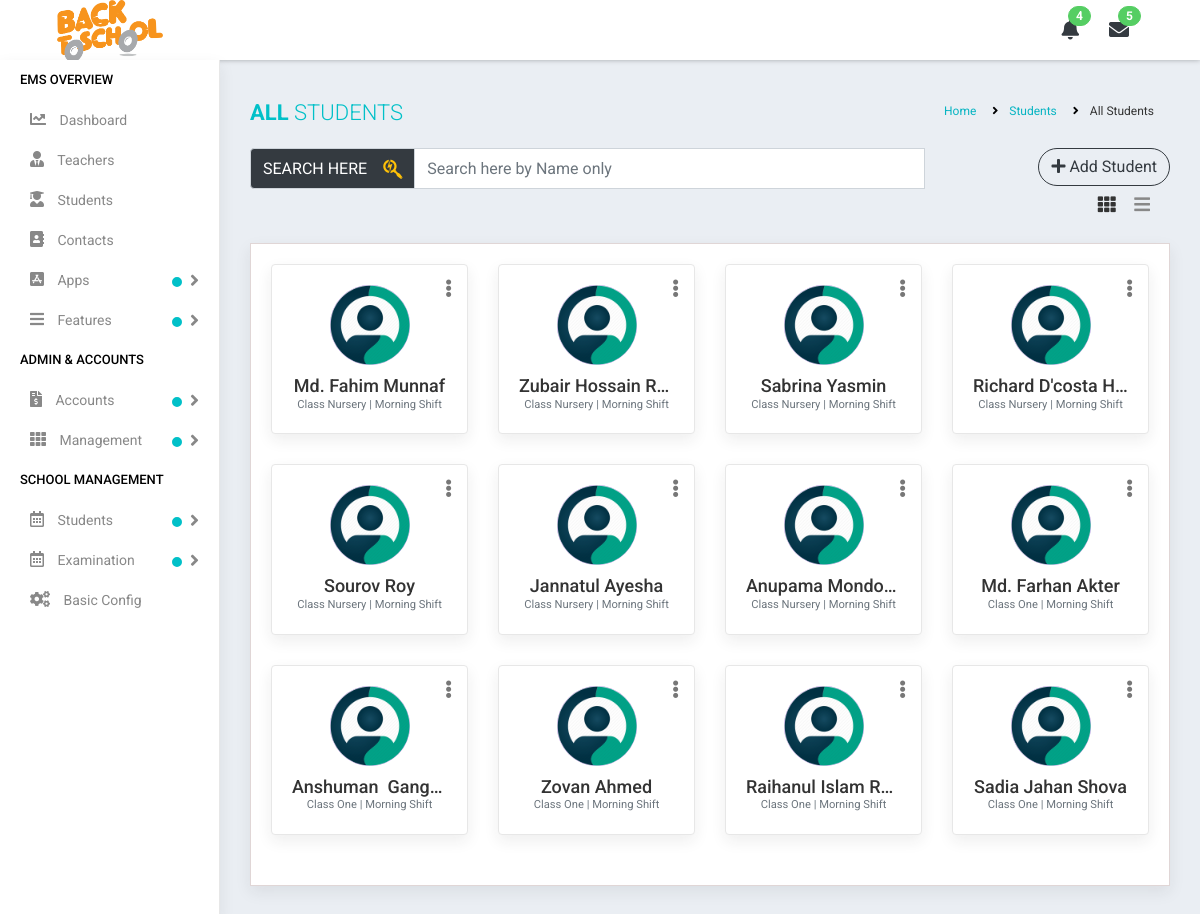
The page /students-infogrid.php on the database its author committed.
### tables this page shows
CREATE TABLE `ems_icons` (
  `id` int(11) NOT NULL COMMENT 'ICONS ID',
  `app_favicon` text DEFAULT NULL,
  `app_logo` text DEFAULT NULL,
  `invoice_logo` text DEFAULT NULL,
  `org_logo` text DEFAULT NULL,
  `created_at` datetime DEFAULT NULL,
  `updated_at` datetime DEFAULT NULL
);

CREATE TABLE `ems_students` (
  `id` int(11) NOT NULL COMMENT 'STUDENT ID',
  `class_id` int(11) NOT NULL,
  `shift_id` int(11) NOT NULL,
  `student_id` varchar(32) NOT NULL,
  `student_image` text NOT NULL,
  `first_name` varchar(64) NOT NULL,
  `last_name` varchar(64) NOT NULL,
  `birth_date` date NOT NULL,
  `gender` enum('Male','Female') NOT NULL,
  `roll_number` int(11) NOT NULL,
  `admission_date` date NOT NULL,
  `birth_certificate_no` varchar(64) NOT NULL,
  `blood_group` enum('A positive (A+)','A negative (A-)','B positive (B+)','B negative (B-)','O positive (O+)','O negative (O-)','AB positive (AB+)','AB negative (AB-)') NOT NULL,
  `phone_no` varchar(13) NOT NULL,
  `religion` enum('Islam','Hindu','Christian','Others') NOT NULL,
  `address` varchar(256) NOT NULL,
  `student_password` varchar(256) NOT NULL,
  `created_at` datetime DEFAULT NULL,
  `updated_at` datetime DEFAULT NULL
);

CREATE TABLE `ems_classes` (
  `id` int(11) NOT NULL COMMENT 'CLASSES ID',
  `class_name` varchar(128) NOT NULL,
  `created_at` datetime DEFAULT NULL,
  `updated_at` datetime DEFAULT NULL
);

CREATE TABLE `ems_shifts` (
  `id` int(11) NOT NULL COMMENT 'SHIFT ID',
  `shift_name` varchar(128) NOT NULL,
  `created_at` datetime DEFAULT NULL,
  `updated_at` datetime DEFAULT NULL
);

### app/Http/Controllers/View.php (called while the page is built, shortened)
<?php
class View
{
	public function loadContent($directory, $page_name)
	{
		include("resource/view/".$directory."/".$page_name.".php");
	}
}
?>

### students-infogrid.php (called while the page is built, shortened)
<?php
include("app/Http/Controllers/View.php");
$view = new View;
$view->loadContent("include", "session");
$view->loadContent("include", "top");
$view->loadContent("content", "students-infogrid");
?>

### app/Models/Eloquent.php (called while the page is built, shortened)
<?php
class Eloquent
{
	public $connection;
	public function __construct()
	{
		$this->connection = new PDO('mysql:host='.$GLOBALS['DBHOST'].';dbname='.$GLOBALS['DBNAME'].';charset=utf8', $GLOBALS['DBUSER'], $GLOBALS['DBPASS']);
		$this->connection->setAttribute(PDO::ATTR_ERRMODE, PDO::ERRMODE_EXCEPTION);
		$this->connection->setAttribute(PDO::ATTR_EMULATE_PREPARES, false);
	}
	public function selectData($columnName, $tableName, $whereValue = 0, $inColumn = 0, $inValue = 0, $formatBy = 0, $paginate = 0)
	{
		try
		{
			if($columnName == "*")
			{
				$sql1 = "SELECT ";
				$sql2 = "*";
			}
			else
			{
				$sql1 = "SELECT ";
				foreach($columnName AS $ca1Column => $ca1Value)
				{
					@$sql2 .= "`$ca1Value`, ";
				}
				$sql2 = rtrim(@$sql2, ", ");
			}
			$sql3 = " FROM `$tableName`";
			if(@$formatBy['GROUP'])
				$sql6 = " GROUP BY `" . $formatBy['GROUP'] . "`";
			else
				$sql6 = "";
			if(@$formatBy['ASC'])
				$sql7 = " ORDER BY `" . $formatBy['ASC'] . "` ASC";
			else if(@$formatBy['DESC'])
				$sql7 = " ORDER BY `" . $formatBy['DESC'] . "` DESC";
			else
				$sql7 = "";
			if($paginate != 0)
				$sql8 = " LIMIT " . $paginate['POINT'] . ", " . $paginate['LIMIT'];
			else
				$sql8 = "";
			if($whereValue != 0)
			{
				$sql4 = " WHERE ";
				foreach($whereValue AS $wa1Column => $wa1Value)
				{
					@$sql5 .= $wa1Column . " = " . "'" . $wa1Value . "' AND ";
				}
				$sql5 = trim($sql5); $sql5 = rtrim($sql5, "AND"); $sql5 = trim($sql5);
				$preSQL = $sql1 . $sql2 . $sql3 . $sql4 . $sql5 . $sql6 . $sql7 . $sql8;
			}
			else
			{
				if($inValue != 0)
				{
					$preSQL = $sql1 . $sql2 . $sql3 . $sql4 . $sql5 . $sql6 . $sql7 . $sql8;
				}
				else
				{
					$preSQL = $sql1 . $sql2 . $sql3 . $sql6 . $sql7 . $sql8;
				}
			}
			$query = $this->connection->prepare($preSQL);
			$query->execute();
			$dataSelected = $query->fetchAll(PDO::FETCH_ASSOC);
			return $dataSelected;
		}
		catch(Exception $e)
		{
			return 0;
		}
	}
}
?>

### app/Http/Controllers/Controller.php (called while the page is built, shortened)
<?php
class Controller
{
	public function __construct()
	{
		$this->connection = new PDO('mysql:host='.$GLOBALS['DBHOST'].';dbname='.$GLOBALS['DBNAME'].';charset=utf8', $GLOBALS['DBUSER'], $GLOBALS['DBPASS']);
	}
}

### app/Http/Controllers/AjaxController.php (called while the page is built, shortened)
<?php
class AjaxController extends Controller
{
	public function fetchLimit($table, $col, $num)
	{
		$sql_code = "SELECT * FROM {$table} ORDER BY {$col} DESC LIMIT {$num}";
		$query = $this->connection->prepare($sql_code);
		$query->execute();
		$dataList = $query->fetchAll(PDO::FETCH_ASSOC);
		$totalRowSelected = $query->rowCount();
		if($totalRowSelected > 0) {
			return $dataList;
		} else {
			return 0;
		}
	}
}
?>

### resource/view/content/students-infogrid.php (the view, shortened to what this page needs)
<?php
$eloquent = new Eloquent;
$columnName = $tableName = null;
$columnName["1"] = "id";
$columnName["2"] = "student_image";
$columnName["3"] = "first_name";
$columnName["4"] = "last_name";
$columnName["5"] = "class_id";
$columnName["6"] = "shift_id";
$tableName = "ems_students";
$fetchStudentData = $eloquent->selectData($columnName, $tableName);
?>
<div class="page-wrapper">
	<div class="content container-fluid">
		<div class="page-header">
			<div class="row">
				<div class="col-lg-7 col-md-12 col-sm-12 col-12">
					<h5 class="text-uppercase"> All <span style="font-weight: 300;"> Students </span> </h5>
				</div>
				<div class="col-lg-5 col-md-12 col-sm-12 col-12">
					<ul class="list-inline breadcrumb float-right">
						<li class="list-inline-item"> <a href="dasboard.php"> Home </a> </li>
						<li class="list-inline-item"> <a href="#"> Students </a> </li>
						<li class="list-inline-item"> All Students </li>
					</ul>
				</div>
			</div>
		</div>
		<div class="row">
			<div class="col-sm-9 col-12">
				<div class="row">
					<div class="col-sm-12">
						<div class="input-group mb-3">
							<div class="input-group-prepend">
								<span class="input-group-text bg-dark text-white" id="basic-addon1">
									SEARCH HERE <i class="fab fa-searchengin fa-lg ml-3 text-warning"></i>
								</span>
							</div>
							<input class="form-control mr-sm-2" type="search" id="search" aria-describedby="basic-addon1" placeholder="Search here by Name only">
						</div>
					</div>
				</div>
			</div>
			<div class="col-sm-3 col-12 text-right m-b-20">
				<a href="add-student.php" class="btn btn-outline-dark btn-rounded float-right"><i class="fa fa-plus"></i> Add Student</a>
				<div class="view-icons">
					<a href="students-infogrid.php" class="grid-view btn btn-link active"><i class="fa fa-th"></i></a>
					<a href="students-infolist.php" class="list-view btn btn-link"><i class="fa fa-bars"></i></a>
				</div>
			</div>
		</div>
		<?php
		if(!empty($fetchStudentData))
		{
		?>
		<div class="content-page">
			<div class="row staff-grid-row" id="searchData">
			<?php
			foreach($fetchStudentData AS $eachRow)
			{
				$columnName = $tableName = $whereValue = null;
				$columnName = "*";
				$tableName = "ems_classes";
				$whereValue["id"] = $eachRow['class_id'];
				$fetchClassesData = $eloquent->selectData($columnName, $tableName, @$whereValue);
				$columnName = $tableName = $whereValue = null;
				$columnName = "*";
				$tableName = "ems_shifts";
				$whereValue["id"] = $eachRow['shift_id'];
				$fetchShiftData = $eloquent->selectData($columnName, $tableName, @$whereValue);
				echo '
				<div class="col-md-4 col-sm-6 col-12 col-lg-4 col-xl-3">
					<div class="profile-widget">
						<div class="profile-img">
							<a arget="_blank" href="'.$GLOBALS['STUDENT_IMAGE_DIRECTORY'].$eachRow['student_image'].'">
								<img class="avatar" src="'.$GLOBALS['STUDENT_IMAGE_DIRECTORY'].$eachRow['student_image'].'" alt="">
							</a>
						</div>
						<div class="dropdown profile-action">
							<a href="#" class="action-icon dropdown-toggle" data-toggle="dropdown" aria-expanded="false">
								<i class="fa fa-ellipsis-v"></i>
							</a>
							<div class="dropdown-menu dropdown-menu-right">
								<a class="dropdown-item" href="edit-student.php?id='.$eachRow['id'].'">
									<i class="fa fa-pencil m-r-5"></i> Edit
								</a>
								<a data-id="'.$eachRow['id'].'" class="dropdown-item deleteButton" data-toggle="modal" href="#delete_data">
									<i class="fa fa-trash-o m-r-5"></i> Delete
								</a>
							</div>
						</div>
						<h4 class="user-name m-t-10 m-b-0 text-ellipsis">
							<a href="student-profile.php?id='.$eachRow['id'].'">'.$eachRow['first_name'].' '.$eachRow['last_name'].'</a>
						</h4>
						<div class="small text-muted">'. $fetchClassesData[0]['class_name'].' | '.$fetchShiftData[0]['shift_name'].'</div>
					</div>
				</div>
				';
			}
			?>
			</div>
		</div>
		<?php
		}
		?>
	</div>
</div>

### resource/view/include/top.php (shortened to what this page needs)
<?php
include("app/Http/Controllers/Controller.php");
include("app/Http/Controllers/AjaxController.php");
include("app/Models/Eloquent.php");
$ajaxcontrol = new AjaxController;
$eloquent = new Eloquent;
$columnName = "*";
$tableName = "ems_icons";
$fetchLogoData = $eloquent->selectData($columnName, $tableName);
$logo = $GLOBALS['APP_LOGO_IMAGES_DIRECTORY'] . $fetchLogoData[0]['app_logo'];
$fetchNotice = $ajaxcontrol->fetchLimit('ems_notices', 'id', '8');
$noticeCount = count($fetchNotice);
$fetchEvent = $ajaxcontrol->fetchLimit('ems_events', 'id', '5');
$eventCount = count($fetchEvent);
?>
<!DOCTYPE html>
<html lang="en">
<head>
	<link rel="stylesheet" type="text/css" href="public/assets/css/all.css">
	<link rel="stylesheet" type="text/css" href="public/assets/css/bootstrap.min.css">
	<link rel="stylesheet" type="text/css" href="public/assets/css/dataTables.bootstrap4.min.css">
	<link rel="stylesheet" type="text/css" href="public/assets/css/select2.min.css">
	<link rel="stylesheet" type="text/css" href="public/assets/css/tagsinput.css">
	<link rel="stylesheet" type="text/css" href="public/assets/css/datepicker.css">
	<link rel="stylesheet" type="text/css" href="public/assets/plugins/fullcalendar/fullcalendar.min.css">
	<link rel="stylesheet" type="text/css" href="public/assets/plugins/light-gallery/css/lightgallery.min.css">
	<link rel="stylesheet" type="text/css" href="public/assets/plugins/icheck/skins/all.css">
	<link rel="stylesheet" type="text/css" href="public/assets/plugins/summernote/dist/summernote-bs4.css">
	<link rel="stylesheet" type="text/css" href="public/assets/css/style.css">
	<link rel="stylesheet" type="text/css" href="public/assets/css/custom.css">
	</head>
	<body>
		<div class="main-wrapper">
			<div class="header">
				<div class="header-left">
					<a href="index.php" class="logo">
						<img src="<?php echo $logo ?>" alt="" style="width: auto; height: 66px;">
					</a>
				</div>
				<div class="page-title-box float-left">
				</div>
				<ul class="nav user-menu float-right">
					<li class="nav-item dropdown d-none d-sm-block">
						<a href="#" class="dropdown-toggle nav-link" data-toggle="dropdown">
							<i class="fa fa-bell text-dark"></i>
							<span class="badge badge-pill btn-success float-right"> <?php echo $eventCount ?> </span>
						</a>
					</li>
					<li class="nav-item dropdown d-none d-sm-block">
						<a href="javascript:void(0);" id="open_msg_box" class="hasnotifications nav-link">
							<i class="fa fa-envelope text-dark"></i>
							<span class="badge badge-pill btn-success float-right"> <?php echo $noticeCount ?> </span>
						</a>
					</li>
					<li class="nav-item dropdown has-arrow">
						<a href="#" class="dropdown-toggle nav-link user-link" data-toggle="dropdown">
						</a>
					</li>
				</ul>
			</div>
			<div class="sidebar" id="sidebar">
				<div class="sidebar-inner slimscroll">
					<div id="sidebar-menu" class="sidebar-menu">
						<ul>
							<li class="menu-title"> EMS Overview </li>
							<li class="">
								<a href="dashboard.php">
									<i class="fas fa-chart-line" aria-hidden="true"></i> Dashboard
								</a>
							</li>
							<li>
								<a href="teachers-infogrid.php">
									<i class="fas fa-user-tie"></i> Teachers
								</a>
							</li>
							<li>
								<a href="students-infogrid.php">
									<i class="fas fa-user-graduate"></i> Students
								</a>
							</li>
							<li>
								<a href="contacts.php">
									<i class="fas fa-address-book"></i> Contacts
								</a>
							</li>
							<li class="submenu">
								<a href="javascript:void(0);" class="noti-dot">
									<i class="fab fa-app-store-ios"></i> Apps <span class="menu-arrow"></span>
								</a>
							</li>
							<li class="submenu">
								<a href="#" class="noti-dot">
									<i class="fas fa-bars"></i> Features <span class="menu-arrow"></span>
								</a>
							</li>
							<li class="menu-title"> Admin &amp; Accounts </li>
							<li class="submenu">
								<a href="#" class="noti-dot">
									<i class="fas fa-file-invoice-dollar"></i> Accounts <span class="menu-arrow"></span>
								</a>
							</li>
							<li class="submenu">
								<a href="#" class="noti-dot">
									<i class="fas fa-th"></i> Management <span class="menu-arrow"></span>
								</a>
							</li>
							<li class="menu-title"> School Management </li>
							<li class="submenu">
								<a href="#" class="noti-dot">
									<i class="far fa-calendar-alt"></i> Students <span class="menu-arrow"></span>
								</a>
							</li>
							<li class="submenu">
								<a href="#" class="noti-dot">
									<i class="far fa-calendar-alt"></i> Examination <span class="menu-arrow"></span>
								</a>
							</li>
							<li>
								<a href="basic-config.php"> <i class="fas fa-cogs"></i> Basic Config </a>
							</li>
						</ul>
					</div>
				</div>
			</div>

### public/assets/css/all.css (style rules this page uses)
.fa, .fas, .far, .fal, .fad, .fab { -moz-osx-font-smoothing: grayscale; -webkit-font-smoothing: antialiased; display: inline-block; font-style: normal; font-variant: normal; text-rendering: auto; line-height: 1; }
.fa-lg { font-size: 1.33333em; line-height: 0.75em; vertical-align: -.0667em; }
.fa-address-book:before { content: "\f2b9"; }
.fa-app-store-ios:before { content: "\f370"; }
.fa-bars:before { content: "\f0c9"; }
.fa-bell:before { content: "\f0f3"; }
.fa-calendar-alt:before { content: "\f073"; }
.fa-chart-line:before { content: "\f201"; }
.fa-cogs:before { content: "\f085"; }
.fa-ellipsis-v:before { content: "\f142"; }
.fa-envelope:before { content: "\f0e0"; }
.fa-file-invoice-dollar:before { content: "\f571"; }
.fa-plus:before { content: "\f067"; }
.fa-searchengin:before { content: "\f3eb"; }
.fa-th:before { content: "\f00a"; }
.fa-user-graduate:before { content: "\f501"; }
.fa-user-tie:before { content: "\f508"; }
.fab { font-family: 'Font Awesome 5 Brands'; font-weight: 400; }
.far { font-family: 'Font Awesome 5 Free'; font-weight: 400; }
.fa, .fas { font-family: 'Font Awesome 5 Free'; font-weight: 900; }

### public/assets/css/custom.css (style rules this page uses)
.header { background-image: linear-gradient(-225deg, #FFF 0%, #FFF 110%); }

### rows shown on the page
ems_icons: app_logo (picture)
ems_students: student_image (picture), first_name "Md. Fahim", last_name "Munnaf", class.class_name "Class Nursery", shift.shift_name "Morning Shift"
ems_students: student_image (picture), first_name "Zubair Hossain", last_name "R…", class.class_name "Class Nursery", shift.shift_name "Morning Shift"
ems_students: student_image (picture), first_name "Sabrina", last_name "Yasmin", class.class_name "Class Nursery", shift.shift_name "Morning Shift"
ems_students: student_image (picture), first_name "Richard D'costa", last_name "H…", class.class_name "Class Nursery", shift.shift_name "Morning Shift"
ems_students: student_image (picture), first_name "Sourov", last_name "Roy", class.class_name "Class Nursery", shift.shift_name "Morning Shift"
ems_students: student_image (picture), first_name "Jannatul", last_name "Ayesha", class.class_name "Class Nursery", shift.shift_name "Morning Shift"
ems_students: student_image (picture), first_name "Anupama Mondo…", class.class_name "Class Nursery", shift.shift_name "Morning Shift"
ems_students: student_image (picture), first_name "Md. Farhan", last_name "Akter", class.class_name "Class One", shift.shift_name "Morning Shift"
ems_students: student_image (picture), first_name "Anshuman", last_name "Gang…", class.class_name "Class One", shift.shift_name "Morning Shift"
ems_students: student_image (picture), first_name "Zovan", last_name "Ahmed", class.class_name "Class One", shift.shift_name "Morning Shift"
ems_students: student_image (picture), first_name "Raihanul Islam", last_name "R…", class.class_name "Class One", shift.shift_name "Morning Shift"
ems_students: student_image (picture), first_name "Sadia Jahan", last_name "Shova", class.class_name "Class One", shift.shift_name "Morning Shift"

### other values the page prints
$eventCount "4"
$noticeCount "5"
